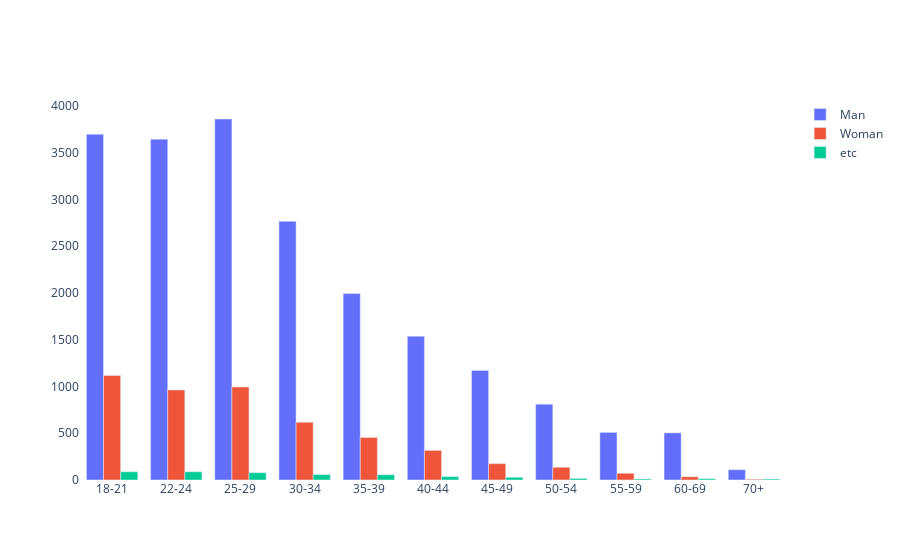

The code cell stored with this chart in its notebook:
### Code cell
fig = go.Figure()
for gender, group in q1_q2_df.groupby("Q2"):
    print(gender)
    fig.add_trace(go.Bar(x = group['Q1'], y = group['Count'], name = gender))
    print('-'*50)
    
fig.update_layout(plot_bgcolor = 'white')

fig.show()

### Figure 1 — Plotly figure (JSON) as saved in the notebook; plotly's stock layout.template omitted (floating-point values rounded to 4 significant figures)
{"data": [{"name": "Man", "type": "bar", "x": ["18-21", "22-24", "25-29", "30-34", "35-39", "40-44", "45-49", "50-54", "55-59", "60-69", "70+"], "y": [3696, 3643, 3859, 2765, 1993, 1537, 1171, 811, 509, 504, 110]}, {"name": "Woman", "type": "bar", "x": ["18-21", "22-24", "25-29", "30-34", "35-39", "40-44", "45-49", "50-54", "55-59", "60-69", "70+"], "y": [1117, 963, 994, 618, 455, 317, 175, 136, 72, 35, 8]}, {"name": "etc", "type": "bar", "x": ["18-21", "22-24", "25-29", "30-34", "35-39", "40-44", "45-49", "50-54", "55-59", "60-69", "70+"], "y": [88, 88, 78, 58, 56, 36, 29, 17, 11, 14, 10]}], "layout": {"autosize": true, "plot_bgcolor": "white", "xaxis": {"autorange": true, "range": [-0.5, 10.5], "type": "category"}, "yaxis": {"autorange": true, "range": [0, 4062.0], "type": "linear"}}}
